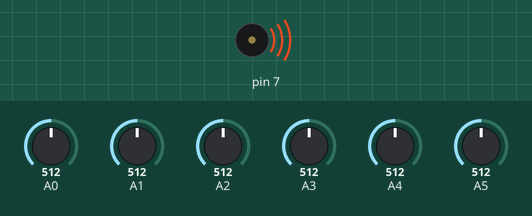
Simulated run of this sketch. Board: Arduino Uno, built with avr-gcc and run on an emulated ATmega328P. Parts: buzzer (waves = sounding). The test bench sets the inputs (shaded band); at power-on: A0 = 512, A1 = 512, A2 = 512, A3 = 512, A4 = 512, A5 = 512. What the sketch prints to the serial monitor is not drawn.

Above: at 0.06 s.
At 0.87 s:
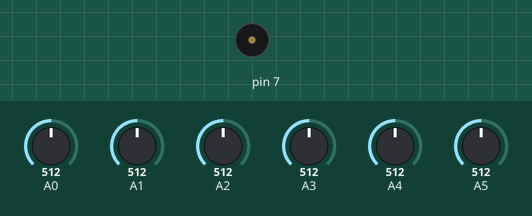
Timing chart, 0 to 7.0 s (numbered marks = the images above):
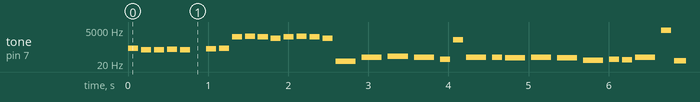

The sketch:

touch-as-interface-prototype.ino
```cpp
/*

The Teddy Bear

Sydney Pallister, Tania Samokhvalova, Vivian Fu

September 28th, 2017

Used sketch by Tom Igoe based on a snippet from Greg Borenstein as a base.

 */

//references additional tab for notes
#include "pitches.h"


// notes in the melody:
int melody0[] = {
  NOTE_C4, NOTE_G3, NOTE_G3, NOTE_A3, NOTE_G3, 0, NOTE_B3, NOTE_C4
};


 //notes in the melody:
int melody1[] = {
  NOTE_GS6, NOTE_A6, NOTE_GS6, NOTE_E6, NOTE_GS6, NOTE_A6, NOTE_GS6, NOTE_E6
};

 //notes in the melody:
int melody2[] = {
  NOTE_B0, NOTE_B1, NOTE_CS2, NOTE_B1, NOTE_F1, NOTE_C6, NOTE_B1, NOTE_B1
};


int melody3[] = {
  NOTE_A1, NOTE_B1, NOTE_A1, NOTE_D1, NOTE_F1, NOTE_E1, NOTE_B1, NOTE_DS8
};


// notes in the melody:
int melody4[] = {
  NOTE_C1, NOTE_C2, NOTE_E3, NOTE_DS8, NOTE_CS8, NOTE_B7, 0, NOTE_AS5
};

//notes in the melody:
int melody5[] = {
  NOTE_DS8, NOTE_DS8, 0, NOTE_B5, NOTE_G5, NOTE_B4, NOTE_F6, NOTE_A6
};

//notes in the melody:
int melody6[] = {
  NOTE_AS5, NOTE_GS7, NOTE_D8, NOTE_F1, NOTE_C1, NOTE_E2, NOTE_A2, NOTE_AS5
};

// note durations: 4 = quarter note, 8 = eighth note, etc.:
int noteDurations0[] = {
  8, 8, 8, 8, 8, 8, 8, 8
};

// note durations: 4 = quarter note, 8 = eighth note, etc.:
int noteDurations1[] = {
  8, 8, 8, 8, 8, 8, 8, 8
};

// note durations: 4 = quarter note, 8 = eighth note, etc.:
int noteDurations2[] = {
  4, 4, 4, 4, 8, 8, 4, 8
};

// note durations: 4 = quarter note, 8 = eighth note, etc.:
int noteDurations3[] = {
  4, 4, 4, 4, 8, 8, 4, 8
};

// note durations: 4 = quarter note, 8 = eighth note, etc.:
int noteDurations4[] = {
  4, 4, 4, 4, 8, 8, 4, 8
};

// note durations: 4 = quarter note, 8 = eighth note, etc.:
int noteDurations5[] = {
  4, 8, 8, 4, 8, 8, 4, 8
};

// note durations: 4 = quarter note, 8 = eighth note, etc.:
int noteDurations6[] = {
  8, 4, 4, 4, 8, 8, 4, 8
};


void setup() {

  //starts the serial read to record values
  Serial.begin(9600);

}

void loop() {

  //assigns each anolog pin a variable name to reference
  int sensorValue0 = analogRead(A0);
  int sensorValue1 = analogRead(A1);
  int sensorValue2 = analogRead(A2);
  int sensorValue3 = analogRead(A3);
  int sensorValue4 = analogRead(A4);
  int sensorValue5 = analogRead(A5);


  // print out the value you read:
  Serial.println(sensorValue0);
  Serial.println(sensorValue1);
  Serial.println(sensorValue2);
  Serial.println(sensorValue3);
  Serial.println(sensorValue4);
  Serial.println(sensorValue5);

  //sets the left ear sensor to play a set sound when the resistence of the pressure sensitive fabric reaches a certain point
  if (sensorValue0 <= 750){

  // iterate over the notes of the melody:
  for (int thisNote = 0; thisNote < 8; thisNote++) {

    // to calculate the note duration, take one second
    // divided by the note type.
    //e.g. quarter note = 1000 / 4, eighth note = 1000/8, etc.
    int noteDuration = 1000 / noteDurations0[thisNote];
    tone(7, melody0[thisNote], noteDuration);

    // to distinguish the notes, set a minimum time between them.
    // the note's duration + 30% seems to work well:
    int pauseBetweenNotes = noteDuration * 1.30;
    delay(pauseBetweenNotes);
    // stop the tone playing:
    noTone(7);
  }
}

  //sets the left foot sensor to play a set sound when the resistence of the pressure sensitive fabric reaches a certain point
  if (sensorValue1 <= 700){

  // iterate over the notes of the melody:
  for (int thisNote = 0; thisNote < 8; thisNote++) {

    // to calculate the note duration, take one second
    // divided by the note type.
    //e.g. quarter note = 1000 / 4, eighth note = 1000/8, etc.
    int noteDuration = 1000 / noteDurations1[thisNote];
    tone(7, melody1[thisNote], noteDuration);

    // to distinguish the notes, set a minimum time between them.
    // the note's duration + 30% seems to work well:
    int pauseBetweenNotes = noteDuration * 1.30;
    delay(pauseBetweenNotes);
    // stop the tone playing:
    noTone(7);
  }
}

  //sets the right foot sensor to play a set sound when the resistence of the pressure sensitive fabric reaches a certain point
  if (sensorValue2 <= 620){

  // iterate over the notes of the melody:
  for (int thisNote = 0; thisNote < 8; thisNote++) {

    // to calculate the note duration, take one second
    // divided by the note type.
    //e.g. quarter note = 1000 / 4, eighth note = 1000/8, etc.
    int noteDuration = 1000 / noteDurations2[thisNote];
    tone(7, melody2[thisNote], noteDuration);

    // to distinguish the notes, set a minimum time between them.
    // the note's duration + 30% seems to work well:
    int pauseBetweenNotes = noteDuration * 1.30;
    delay(pauseBetweenNotes);
    // stop the tone playing:
    noTone(7);
  }
}

  //sets the left arm sensor to play a set sound when the resistence of the pressure sensitive fabric reaches a certain point
  if (sensorValue3 <= 530){

  // iterate over the notes of the melody:
  for (int thisNote = 0; thisNote < 8; thisNote++) {

    // to calculate the note duration, take one second
    // divided by the note type.
    //e.g. quarter note = 1000 / 4, eighth note = 1000/8, etc.
    int noteDuration = 1000 / noteDurations3[thisNote];
    tone(7, melody3[thisNote], noteDuration);

    // to distinguish the notes, set a minimum time between them.
    // the note's duration + 30% seems to work well:
    int pauseBetweenNotes = noteDuration * 1.30;
    delay(pauseBetweenNotes);
    // stop the tone playing:
    noTone(7);
  }
}

  //sets the right arm sensor to play a set sound when the resistence of the pressure sensitive fabric reaches a certain point
  if (sensorValue4 <= 720){

  // iterate over the notes of the melody:
  for (int thisNote = 0; thisNote < 8; thisNote++) {

    // to calculate the note duration, take one second
    // divided by the note type.
    //e.g. quarter note = 1000 / 4, eighth note = 1000/8, etc.
    int noteDuration = 1000 / noteDurations4[thisNote];
    tone(7, melody4[thisNote], noteDuration);

    // to distinguish the notes, set a minimum time between them.
    // the note's duration + 30% seems to work well:
    int pauseBetweenNotes = noteDuration * 1.30;
    delay(pauseBetweenNotes);
    // stop the tone playing:
    noTone(7);
  }
}

  //sets the right ear sensor to play a set sound when the resistence of the pressure sensitive fabric reaches a certain point
  if (sensorValue5 <= 650){

  // iterate over the notes of the melody:
  for (int thisNote = 0; thisNote < 8; thisNote++) {

    // to calculate the note duration, take one second
    // divided by the note type.
    //e.g. quarter note = 1000 / 4, eighth note = 1000/8, etc.
    int noteDuration = 1000 / noteDurations5[thisNote];
    tone(7, melody5[thisNote], noteDuration);

    // to distinguish the notes, set a minimum time between them.
    // the note's duration + 30% seems to work well:
    int pauseBetweenNotes = noteDuration * 1.30;
    delay(pauseBetweenNotes);
    // stop the tone playing:
    noTone(7);
  }
}


}
```

pitches.h
```cpp
/*************************************************
 * Public Constants
 *************************************************/

#define NOTE_B0  31
#define NOTE_C1  33
#define NOTE_CS1 35
#define NOTE_D1  37
#define NOTE_DS1 39
#define NOTE_E1  41
#define NOTE_F1  44
#define NOTE_FS1 46
#define NOTE_G1  49
#define NOTE_GS1 52
#define NOTE_A1  55
#define NOTE_AS1 58
#define NOTE_B1  62
#define NOTE_C2  65
#define NOTE_CS2 69
#define NOTE_D2  73
#define NOTE_DS2 78
#define NOTE_E2  82
#define NOTE_F2  87
#define NOTE_FS2 93
#define NOTE_G2  98
#define NOTE_GS2 104
#define NOTE_A2  110
#define NOTE_AS2 117
#define NOTE_B2  123
#define NOTE_C3  131
#define NOTE_CS3 139
#define NOTE_D3  147
#define NOTE_DS3 156
#define NOTE_E3  165
#define NOTE_F3  175
#define NOTE_FS3 185
#define NOTE_G3  196
#define NOTE_GS3 208
#define NOTE_A3  220
#define NOTE_AS3 233
#define NOTE_B3  247
#define NOTE_C4  262
#define NOTE_CS4 277
#define NOTE_D4  294
#define NOTE_DS4 311
#define NOTE_E4  330
#define NOTE_F4  349
#define NOTE_FS4 370
#define NOTE_G4  392
#define NOTE_GS4 415
#define NOTE_A4  440
#define NOTE_AS4 466
#define NOTE_B4  494
#define NOTE_C5  523
#define NOTE_CS5 554
#define NOTE_D5  587
#define NOTE_DS5 622
#define NOTE_E5  659
#define NOTE_F5  698
#define NOTE_FS5 740
#define NOTE_G5  784
#define NOTE_GS5 831
#define NOTE_A5  880
#define NOTE_AS5 932
#define NOTE_B5  988
#define NOTE_C6  1047
#define NOTE_CS6 1109
#define NOTE_D6  1175
#define NOTE_DS6 1245
#define NOTE_E6  1319
#define NOTE_F6  1397
#define NOTE_FS6 1480
#define NOTE_G6  1568
#define NOTE_GS6 1661
#define NOTE_A6  1760
#define NOTE_AS6 1865
#define NOTE_B6  1976
#define NOTE_C7  2093
#define NOTE_CS7 2217
#define NOTE_D7  2349
#define NOTE_DS7 2489
#define NOTE_E7  2637
#define NOTE_F7  2794
#define NOTE_FS7 2960
#define NOTE_G7  3136
#define NOTE_GS7 3322
#define NOTE_A7  3520
#define NOTE_AS7 3729
#define NOTE_B7  3951
#define NOTE_C8  4186
#define NOTE_CS8 4435
#define NOTE_D8  4699
#define NOTE_DS8 4978
```

Measured:
- by itself, tone on pin 7: plays 262 Hz for 0.13 s, 196 Hz for 0.13 s, 196 Hz for 0.13 s, 220 Hz for 0.13 s, 196 Hz for 0.13 s, 247 Hz for 0.13 s … (548 notes in this stretch)
